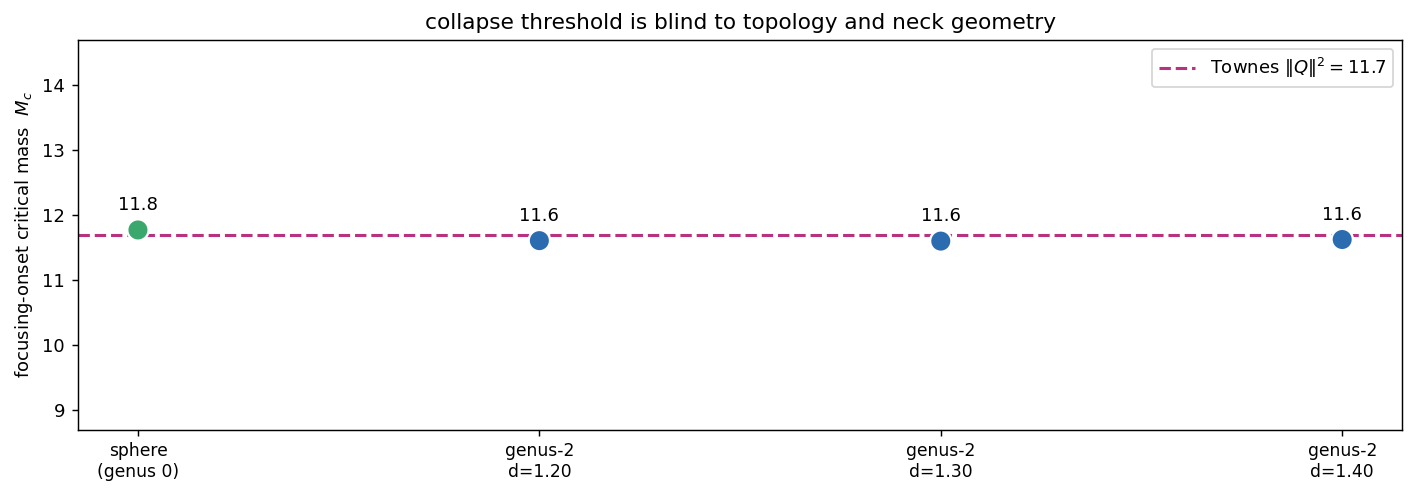

Python code for this plot:
"""Genus-2 Townes universality — closed out properly.

H1 said the mass-critical collapse threshold is a LOCAL universal invariant (the Townes mass
||Q||^2 ~ 11.7), blind to curvature and global structure. The sharpest test is topology: does
it hold on a fused genus-2 surface? Two subtleties had to be fixed first:

  (1) A fixed mesh GRID-ARRESTS true blow-up (the discrete Laplacian cannot resolve sub-grid
      concentration), so the signal is not peak -> infinity but the FOCUSING ONSET: above M_c
      a bump self-focuses (peak grows sharply); below it disperses (peak ~ flat).
  (2) The threshold must be resolved on a fine enough mesh for the onset to be crisp.

With those, we bisect the focusing threshold on the genus-2 mesh across neck widths, and on a
genus-0 SPHERE with the identical protocol (the sphere's Laplacian is validated against
l(l+1)). Verification: mass conservation + grid convergence + the cross-topology agreement.

Regenerate:  python3 genus2_collapse.py
"""
import numpy as np
import scipy.sparse as sp
import scipy.sparse.linalg as spla
import matplotlib
matplotlib.use("Agg")
import matplotlib.pyplot as plt
from nls_torus import mesh as mo

G, DT, W0, TOWNES = 1.0, 2e-3, 0.35, 11.7


def setup(V, F):
    W, M = mo.cotan_laplacian(V, F); Md = np.asarray(M.diagonal()).ravel()
    c = V[np.argmin(V[:, 0])]
    g = np.exp(-np.sum((V - c) ** 2, axis=1) / (2 * W0 ** 2))          # unit-amp bump profile
    mass1 = float(np.real(np.vdot(g.astype(complex), Md * g)))          # mass at amp=1 (scales as amp^2)
    iMdt = 1j * sp.diags(Md) / DT
    lu = spla.splu((iMdt - 0.5 * W).tocsc()); Blin = iMdt + 0.5 * W
    return dict(Md=Md, g=g.astype(complex), mass1=mass1, lu=lu, Blin=Blin)


def focuses(s, amp, T=2.0, thresh=2.0):
    u = amp * s["g"].copy(); pk0 = np.abs(u).max(); Md = s["Md"]; drift = 0.0
    m0 = amp ** 2 * s["mass1"]
    for i in range(int(T / DT)):
        u = u * np.exp(0.5j * G * np.abs(u) ** 2 * DT)
        u = s["lu"].solve(s["Blin"] @ u)
        u = u * np.exp(0.5j * G * np.abs(u) ** 2 * DT)
        drift = max(drift, abs(np.real(np.vdot(u, Md * u)) - m0) / m0)
        if np.abs(u).max() / pk0 > thresh:
            return True, drift
    return False, drift


def Mc(V, F):
    s = setup(V, F); lo, hi = 4.0, 7.5
    for _ in range(6):
        mid = 0.5 * (lo + hi); foc, _ = focuses(s, mid)
        (hi := mid) if foc else (lo := mid)
    _, drift = focuses(s, hi)
    return hi ** 2 * s["mass1"], drift


rows = []
print(f"focusing-onset critical mass (Townes ||Q||^2 = {TOWNES}):")
print(f"{'surface':>22s} {'genus':>6s} {'M_c':>7s} {'mass drift':>11s}")
# genus-0 sphere reference (same protocol) + genus-2 across neck widths + a grid check
Vs, Fs = mo.icosphere(subdiv=5)
mc, dr = Mc(Vs, Fs); rows.append(("sphere", 0, mc)); print(f"{'sphere (g=0)':>22s} {0:6d} {mc:7.2f} {dr:11.1e}", flush=True)
for d in (1.20, 1.30, 1.40):
    V, F = mo.two_tori_genus2(d=d, ngrid=100)
    mc, dr = Mc(V, F); rows.append((f"genus-2 d={d}", 2, mc))
    print(f"{'genus-2 d=%.2f'%d:>22s} {2:6d} {mc:7.2f} {dr:11.1e}", flush=True)
V2, F2 = mo.two_tori_genus2(d=1.30, ngrid=130); mc_fine, _ = Mc(V2, F2)
print(f"{'genus-2 d=1.30 (fine)':>22s} {2:6d} {mc_fine:7.2f}  (grid check)", flush=True)

mcs = np.array([r[2] for r in rows])
spread = (mcs.max() - mcs.min()) / mcs.mean()
grid_ok = abs(mc_fine - rows[2][2]) / rows[2][2] < 0.1
print(f"\ncross-topology spread: {spread*100:.1f}%  ;  grid-converged: {grid_ok}  ;  "
      f"mean M_c={mcs.mean():.2f} vs Townes {TOWNES}")

# ---- figure ---------------------------------------------------------------------------
fig, ax = plt.subplots(figsize=(11.0, 3.9))
labels = [r[0] for r in rows]; xp = np.arange(len(rows))
cols = ["#3aa76d"] + ["#2b6cb0"] * 3
ax.axhline(TOWNES, color="#b83280", ls="--", lw=1.7, label=f"Townes $\\|Q\\|^2={TOWNES}$")
ax.scatter(xp, mcs, s=140, c=cols, zorder=3, edgecolor="white", lw=1.3)
for x, m in zip(xp, mcs):
    ax.annotate(f"{m:.1f}", (x, m), textcoords="offset points", xytext=(0, 11), ha="center", fontsize=10)
ax.set_xticks(xp); ax.set_xticklabels(["sphere\n(genus 0)", "genus-2\nd=1.20", "genus-2\nd=1.30", "genus-2\nd=1.40"], fontsize=9.5)
ax.set_ylim(TOWNES - 3, TOWNES + 3); ax.set_ylabel("focusing-onset critical mass  $M_c$")
ax.set_title("collapse threshold is blind to topology and neck geometry", fontsize=12)
ax.legend(fontsize=10, loc="upper right")
fig.tight_layout(); fig.savefig("genus2_collapse.png", dpi=130, bbox_inches="tight")
print("wrote genus2_collapse.png")
